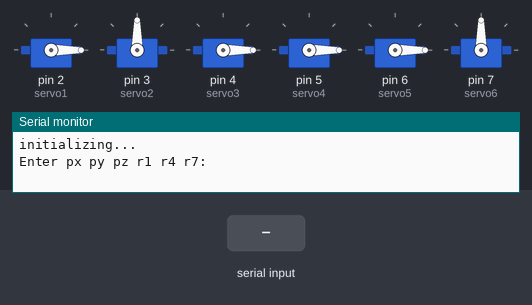
The sketch below on a simulated Arduino Uno, built with avr-gcc and run on an emulated ATmega328P. Parts: 6 × servo, the last lines printed to the serial monitor. The test bench sets the inputs (shaded band).

Above: at 1.2 s.
1.3 s: "30,150,10,200,45,90\n" received over Serial
At 4.2 s:
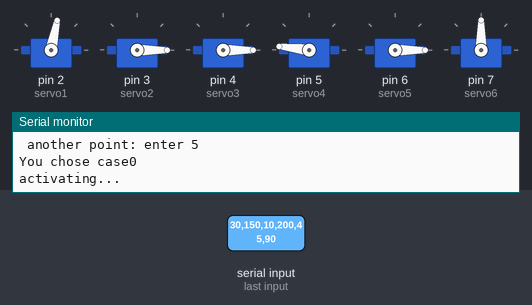
4.3 s: "1\n" received over Serial
At 7.0 s:
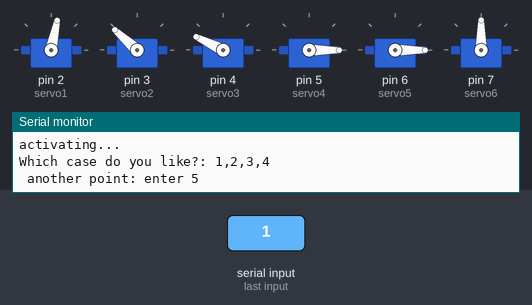
7.3 s: "2\n" received over Serial
At 10.0 s:
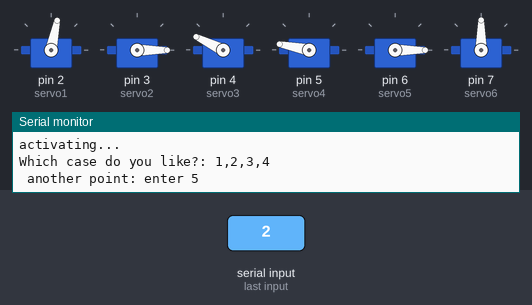
10.3 s: "3\n" received over Serial
At 12.5 s:
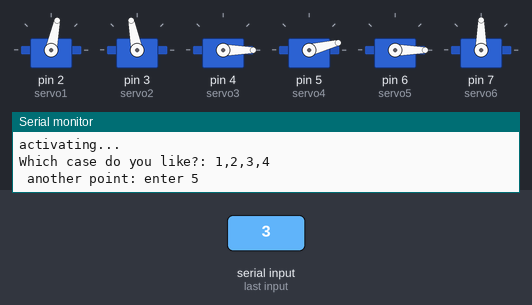
13.3 s: "1,90\n" received over Serial
At 14.1 s:
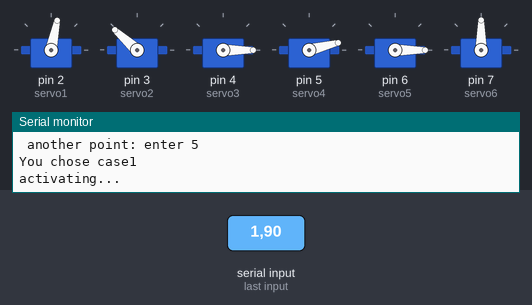
15.8 s: "1,90,45\n" received over Serial
Timing chart, 0 to 19.8 s (numbered marks = the images above; inputs shaded):
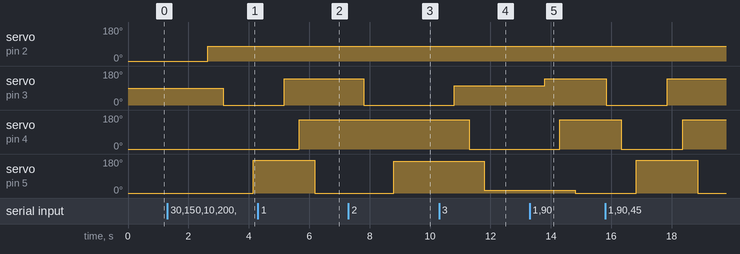

The sketch:

inverse_robotarm.ino
```cpp
#include <Servo.h>
#define _CRT_SECURE_NO_WARNINGS

Servo servo1, servo2, servo3, servo4, servo5, servo6;  // create servo object to control a servo

float l2=120, l4=121.5;
float pos1 = 0, pos2 = 0, pos3 = 0, pos4 = 0, pos5 = 0, pos6 = 0; // variable to store the servo position
float px,py,pz,r1,r4,r7;
double Au0=0,Au1=0,Au2=0,Bu0=0,Bu1=0,Bu2=0;
static int count=0;
int times=1;
int case_number;

struct Solution
{
  float pos1, pos2, pos3, pos4;
};

struct Solution s1,s2,s3,s4;

float calculate(float B0sign,float B1sign)
{

  pos1=atan2(py,px)*180/PI;
  Serial.print("pos1: ");
  Serial.println(pos1);

  Au0=(sq(px*cos(pos1)+py*sin(pos1))+sq(pz)-sq(l4)-sq(l2))/(2*l4*l2);
  Bu0=B0sign*sqrt(1-sq(Au0));
  pos3=atan2(Bu0,Au0)*180/PI;
  Serial.print("pos3: ");
  Serial.println(pos3);

  Au1=((cos(pos3)*l4+l2)*(cos(pos1)*px+py*sin(pos1))+pz*sin(pos3)*l4)/(sq(px*cos(pos1)+py*sin(pos1))+sq(pz));
  Bu1=B1sign*sqrt(1-sq(Au1));
  pos2=atan2(Bu1,Au1)*180/PI;
  Serial.print("pos2: ");
  Serial.println(pos2);

  Au2=(cos(pos2)*sin(pos3)+cos(pos3)*sin(pos2))*cos(pos1)*r1-(cos(pos2)*sin(pos3)+cos(pos3)*sin(pos2))*sin(pos1)*r4+(cos(pos2)*cos(pos3)-sin(pos2)*sin(pos3))*r7;
  Bu2=-cos(pos1)*r4+r1*sin(pos1);
  pos4=atan2(Bu2,Au2)*180/PI;
  Serial.print("pos4: ");
  Serial.println(pos4);
  Serial.println("");
}

void movemotor()
{
  Serial.println("activating...");
  if(case_number==1)
  {
    servo1.write(s1.pos1);
    delay(500);

    servo2.write(s1.pos2);
    delay(500);

    servo3.write(s1.pos3);
    delay(500);

    servo4.write(s1.pos4);
    delay(500);
  }
  else if(case_number==2)
  {
    servo1.write(s2.pos1);
    delay(500);

    servo2.write(s2.pos2);
    delay(500);

    servo3.write(s2.pos3);
    delay(500);

    servo4.write(s2.pos4);
    delay(500);
  }
  else if(case_number==3)
  {
    servo1.write(s3.pos1);
    delay(500);

    servo2.write(s3.pos2);
    delay(500);

    servo3.write(s3.pos3);
    delay(500);

    servo4.write(s3.pos4);
    delay(500);
  }
  else
  {
    servo1.write(s4.pos1);
    delay(500);

    servo2.write(s4.pos2);
    delay(500);

    servo3.write(s4.pos3);
    delay(500);

    servo4.write(s4.pos4);
    delay(500);
  }
}

void setup()
{
  Serial.begin(9600);
  servo1.attach(2);  // attaches the servo on pin 9 to the servo object
  servo2.attach(3);
  servo3.attach(4);
  servo4.attach(5);
  servo5.attach(6);
  servo6.attach(7);
  Serial.println("initializing...");
  servo1.write(0);
  servo2.write(90);
  servo3.write(0);
  servo4.write(0);
  servo5.write(0);
}

void loop()
{
  /*
  Serial.print("round");Serial.print(times);Serial.print(": ");
  Serial.println(count);*/
  if(count==0)
  {
    Serial.println("Enter px py pz r1 r4 r7:");
    count=1;
  }

  else if(count==1&&Serial.available())
  {
    px=Serial.parseFloat();
    py=Serial.parseFloat();
    pz=Serial.parseFloat();
    r1=Serial.parseFloat();
    r4=Serial.parseFloat();
    r7=Serial.parseFloat();

    Serial.println("Entered values:");
    Serial.print(px);Serial.print(" ");Serial.print(py );Serial.print(" ");Serial.println(pz);
    Serial.print(r1 );Serial.print(" ");Serial.print(r4 );Serial.print(" ");Serial.println(r7);Serial.println("");
    count=2;
  }

  else if(count==2)
  {
    if(pow(px,2)+pow(py,2)+pow(pz,2)>pow((l2+l4),2))//longer than robot arm
    {
      Serial.println("not reachable point");
      Serial.println("Re-enter:");
      count=0;
    }
    else
    {
      Serial.println("case1:");
      calculate(1,1);
      s1.pos1=pos1;
      s1.pos2=pos2;
      s1.pos3=pos3;
      s2.pos4=pos4;

      Serial.println("case2:");
      calculate(1,-1);
      s2.pos1=pos1;
      s2.pos2=pos2;
      s2.pos3=pos3;
      s2.pos4=pos4;

      Serial.println("case3:");
      calculate(-1,1);
      s3.pos1=pos1;
      s3.pos2=pos2;
      s3.pos3=pos3;
      s3.pos4=pos4;

      Serial.println("case4:");
      calculate(-1,-1);
      s4.pos1=pos1;
      s4.pos2=pos2;
      s4.pos3=pos3;
      s4.pos4=pos4;

      Serial.println("Which case do you like?: 1,2,3,4\n another point: enter 5\n");
      count=3;
    }
  }//closing count2

  else if(count==3&&Serial.available())
  {
    case_number=Serial.parseInt();
    Serial.print("You chose case");Serial.println(case_number);
    count=4;
  }//closing count3

  else if(count==4)
  {
    if(case_number==5)
    {
      times++;
      Serial.println("");
      Serial.print("move");Serial.print(times);Serial.println(":");
      count=0;
    }
    else
    {
      movemotor();
      count=3;
      Serial.println("\nWhich case do you like?: 1,2,3,4\n another point: enter 5\n");
    }
  }
}//closing loop
```

Measured:
- after the input at 1.3 s, servo on pin 2 (servo1): 0° → 78° after 1.3 s; servo on pin 3 (servo2): 90° → 0° after 1.8 s; servo on pin 5 (servo4): 0° → 173° after 2.8 s
- after the input at 4.3 s, servo on pin 3 (servo2): 0° → 138° after 0.88 s; servo on pin 4 (servo3): 0° → 154° after 1.4 s; servo on pin 5 (servo4): 173° → 0° after 1.9 s
- after the input at 7.3 s, servo on pin 3 (servo2): 138° → 0° after 0.50 s instead of 0.88 s; servo on pin 4 (servo3): stays 154° (without the input it goes to 0° after 1.4 s); servo on pin 5 (servo4): 0° → 169° after 1.5 s
- after the input at 10.3 s, servo on pin 3 (servo2): 0° → 101° after 0.50 s; servo on pin 5 (servo4): 169° → 14° after 1.5 s
- after the input at 13.3 s, servo on pin 3 (servo2): 101° → 138° after 0.50 s; servo on pin 4 (servo3): 0° → 154° after 1.0 s; servo on pin 5 (servo4): 14° → 0° after 1.5 s
